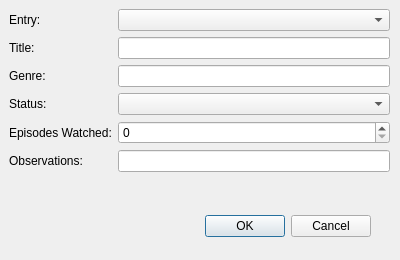
<?xml version="1.0" encoding="UTF-8"?>
<ui version="4.0">
 <class>Dialog</class>
 <widget class="QDialog" name="Dialog">
  <property name="geometry">
   <rect>
    <x>0</x>
    <y>0</y>
    <width>400</width>
    <height>260</height>
   </rect>
  </property>
  <property name="windowTitle">
   <string>Edit Entry</string>
  </property>
  <property name="modal">
   <bool>true</bool>
  </property>
  <widget class="QDialogButtonBox" name="buttonBox">
   <property name="geometry">
    <rect>
     <x>30</x>
     <y>210</y>
     <width>341</width>
     <height>32</height>
    </rect>
   </property>
   <property name="orientation">
    <enum>Qt::Horizontal</enum>
   </property>
   <property name="standardButtons">
    <set>QDialogButtonBox::Cancel|QDialogButtonBox::Ok</set>
   </property>
  </widget>
  <widget class="QWidget" name="formLayoutWidget">
   <property name="geometry">
    <rect>
     <x>9</x>
     <y>9</y>
     <width>381</width>
     <height>191</height>
    </rect>
   </property>
   <layout class="QFormLayout" name="formLayout">
    <property name="fieldGrowthPolicy">
     <enum>QFormLayout::AllNonFixedFieldsGrow</enum>
    </property>
    <item row="0" column="0">
     <widget class="QLabel" name="label">
      <property name="text">
       <string>Entry: </string>
      </property>
     </widget>
    </item>
    <item row="0" column="1">
     <widget class="QComboBox" name="entrySelect"/>
    </item>
    <item row="1" column="0">
     <widget class="QLabel" name="label_2">
      <property name="text">
       <string>Title: </string>
      </property>
     </widget>
    </item>
    <item row="1" column="1">
     <widget class="QLineEdit" name="titleLine"/>
    </item>
    <item row="3" column="0">
     <widget class="QLabel" name="label_3">
      <property name="text">
       <string>Status:</string>
      </property>
     </widget>
    </item>
    <item row="3" column="1">
     <widget class="QComboBox" name="statusSelect"/>
    </item>
    <item row="4" column="0">
     <widget class="QLabel" name="label_4">
      <property name="text">
       <string>Episodes Watched:</string>
      </property>
     </widget>
    </item>
    <item row="4" column="1">
     <widget class="QSpinBox" name="episodesSelect">
      <property name="maximum">
       <number>9999</number>
      </property>
     </widget>
    </item>
    <item row="5" column="0">
     <widget class="QLabel" name="label_5">
      <property name="text">
       <string>Observations:</string>
      </property>
     </widget>
    </item>
    <item row="5" column="1">
     <widget class="QLineEdit" name="obsLine"/>
    </item>
    <item row="2" column="0">
     <widget class="QLabel" name="label_6">
      <property name="text">
       <string>Genre: </string>
      </property>
     </widget>
    </item>
    <item row="2" column="1">
     <widget class="QLineEdit" name="genreLine"/>
    </item>
   </layout>
  </widget>
 </widget>
 <resources/>
 <connections>
  <connection>
   <sender>buttonBox</sender>
   <signal>accepted()</signal>
   <receiver>Dialog</receiver>
   <slot>accept()</slot>
   <hints>
    <hint type="sourcelabel">
     <x>248</x>
     <y>254</y>
    </hint>
    <hint type="destinationlabel">
     <x>157</x>
     <y>274</y>
    </hint>
   </hints>
  </connection>
  <connection>
   <sender>buttonBox</sender>
   <signal>rejected()</signal>
   <receiver>Dialog</receiver>
   <slot>reject()</slot>
   <hints>
    <hint type="sourcelabel">
     <x>316</x>
     <y>260</y>
    </hint>
    <hint type="destinationlabel">
     <x>286</x>
     <y>274</y>
    </hint>
   </hints>
  </connection>
 </connections>
</ui>
